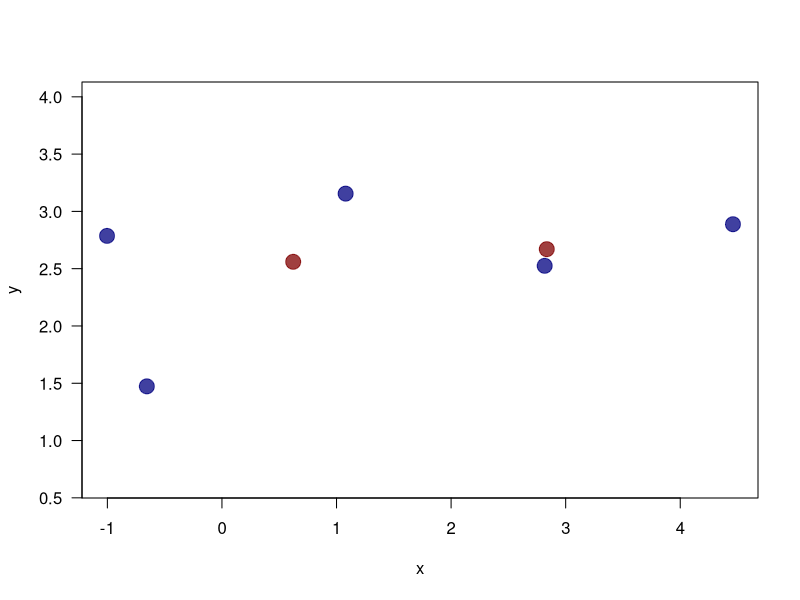
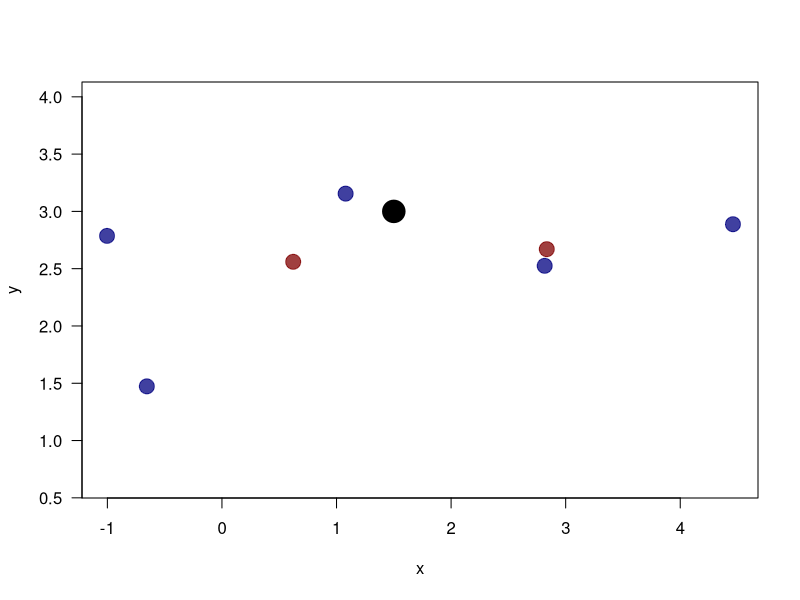
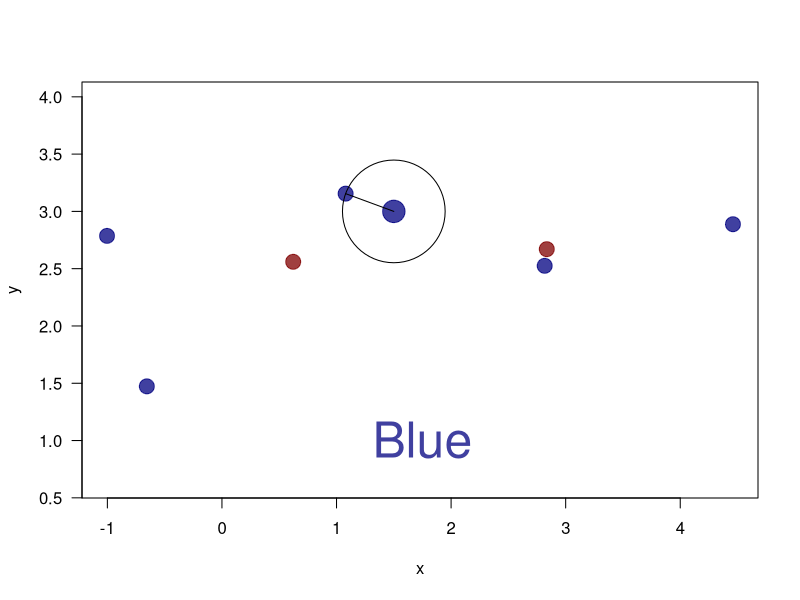
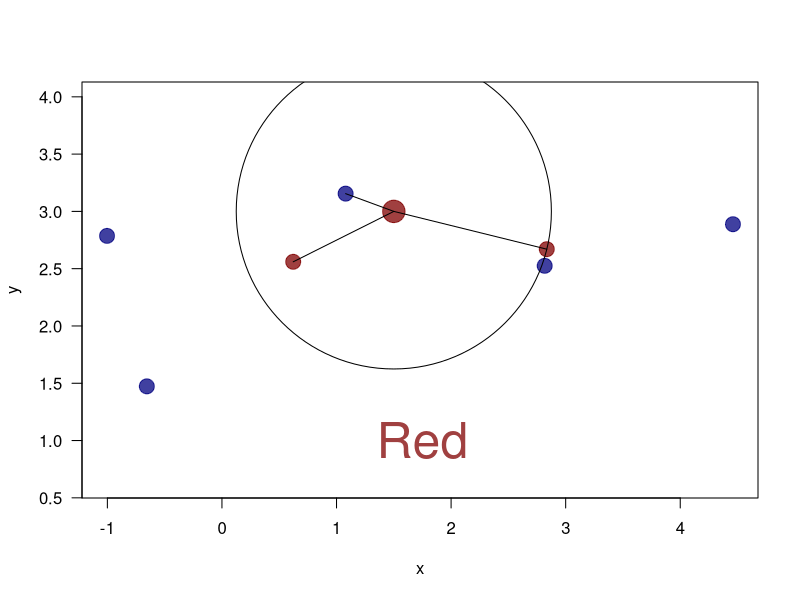
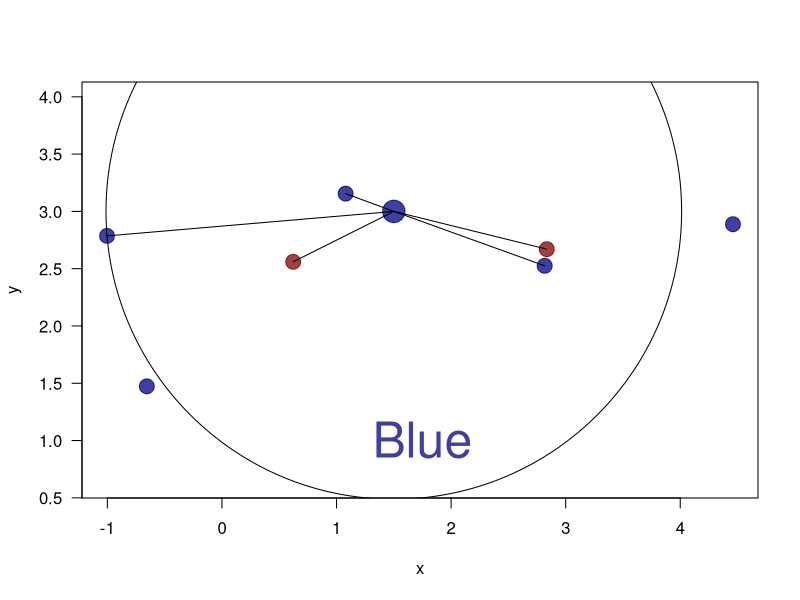
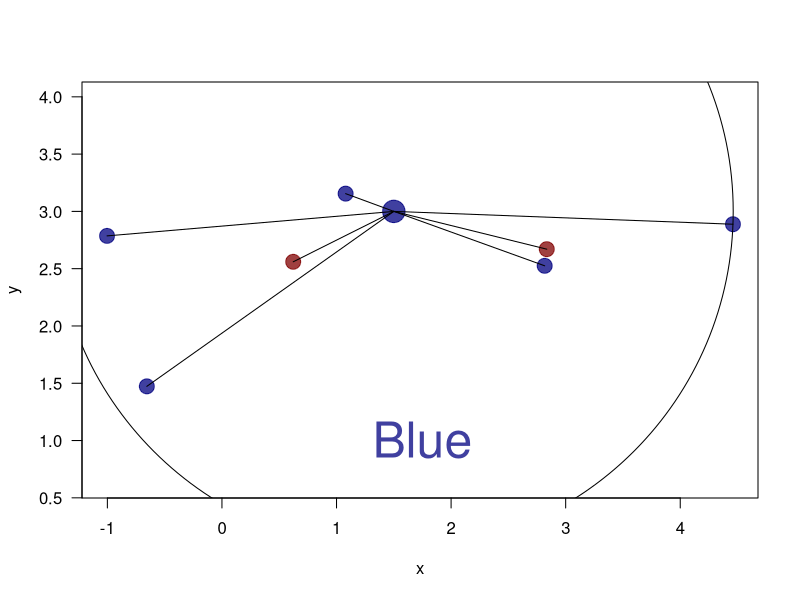

Source code (R) for these figures, in order:
## ---- chunk 1
knitr::opts_chunk$set(echo = FALSE, message = FALSE, warning = FALSE,
                      out.height = "90%")
library(tidyverse)
## ---- chunk 2
set.seed(3)
x <- runif(n = 7, min = -2, max = 6)
y <- runif(n = 7, min = 0, max = 5)
train <- cbind(x, y)
train_col <- sample(x = rgb(c(0.5, 0), 0, c(0, 0.5), alpha = 0.75),
                    size = nrow(train),
                    replace = TRUE)
test <- c(1.5, 3)
distance <- function(a, b) {
  sqrt(sum((a - b)^2))
}
test_dists <- apply(train, 1, distance, b = test)
plot(train, pch = 19, col = train_col, cex = 2, asp = 1, las = 1)
## ---- chunk 3
plot(train, pch = 19, col = train_col, cex = 2, asp = 1, las = 1)
points(x = test[1], y = test[2], pch = 19, col = "black", cex = 3)
## ---- chunk 4
plot(train, pch = 19, col = train_col, cex = 2, asp = 1, las = 1)
points(x = test[1], y = test[2], pch = 19,
       col = max(train_col[which.min(test_dists)]), cex = 3)
symbols(x = test[1], y = test[2], circles = min(test_dists),
        inches = FALSE, add = TRUE)
segments(x0 = test[1], y0 = test[2],
         x1 = train[which.min(test_dists), 1],
         y1 = train[which.min(test_dists), 2])
text(x = 1.75, y = 1, labels = "Blue", col = max(train_col[which.min(test_dists)]),
     cex = 3)
## ---- chunk 5
plot(train, pch = 19, col = train_col, cex = 2, asp = 1, las = 1)
points(x = test[1], y = test[2], pch = 19,
       col = names(which.max(table(train_col[order(test_dists)[1:3]]))),
       cex = 3)
symbols(x = test[1], y = test[2], circles = sort(test_dists)[3],
        inches = FALSE, add = TRUE)
segments(x0 = test[1], y0 = test[2],
         x1 = train[order(test_dists)[1:3], 1],
         y1 = train[order(test_dists)[1:3], 2])
text(x = 1.75, y = 1, labels = "Red",
     col = names(which.max(table(train_col[order(test_dists)[1:3]]))), cex = 3)
## ---- chunk 6
plot(train, pch = 19, col = train_col, cex = 2, asp = 1, las = 1)
points(x = test[1], y = test[2], pch = 19,
       col = names(which.max(table(train_col[order(test_dists)[1:5]]))),
       cex = 3)
symbols(x = test[1], y = test[2], circles = sort(test_dists)[5],
        inches = FALSE, add = TRUE)
segments(x0 = test[1], y0 = test[2],
         x1 = train[order(test_dists)[1:5], 1],
         y1 = train[order(test_dists)[1:5], 2])
text(x = 1.75, y = 1, labels = "Blue",
     col = names(which.max(table(train_col[order(test_dists)[1:5]]))), cex = 3)
## ---- chunk 7
plot(train, pch = 19, col = train_col, cex = 2, asp = 1, las = 1)
points(x = test[1], y = test[2], pch = 19,
       col = names(which.max(table(train_col[order(test_dists)[1:7]]))),
       cex = 3)
symbols(x = test[1], y = test[2], circles = sort(test_dists)[7],
        inches = FALSE, add = TRUE)
segments(x0 = test[1], y0 = test[2],
         x1 = train[order(test_dists)[1:7], 1],
         y1 = train[order(test_dists)[1:7], 2])
text(x = 1.75, y = 1, labels = "Blue",
     col = names(which.max(table(train_col[order(test_dists)[1:7]]))), cex = 3)
